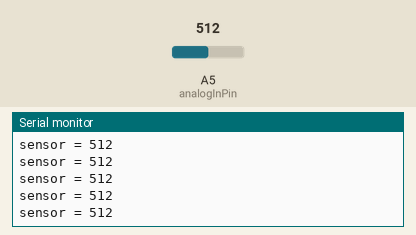
Simulated run of this sketch. Board: Arduino Uno, built with avr-gcc and run on an emulated ATmega328P. On the bench: the last lines printed to the serial monitor. Inputs (shaded band) come from the test bench; at power-on: A5 (analogInPin) = 512.

Above: at 1.2 s.
1.3 s: A5 (analogInPin) set to 716
At 1.31 s:
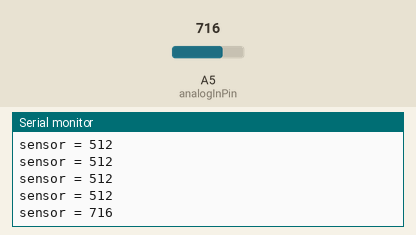
2.8 s: A5 (analogInPin) set to 900
At 2.82 s:
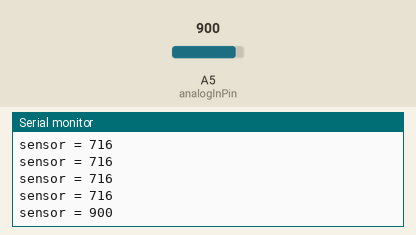
Timing chart, 0 to 5.8 s (numbered marks = the images above; inputs shaded):
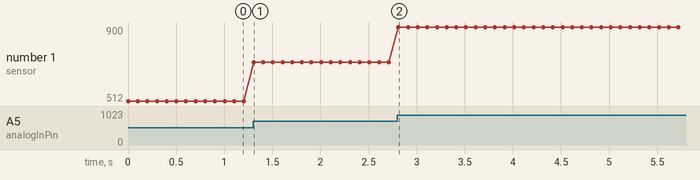

Measured:
- after the input at 1.3 s, the serial monitor: prints a new line at once (image 1)
- after the input at 2.8 s, the serial monitor: prints a new line at once (image 2)
- plotted number 1: 512 → 716 after the input at 1.3 s, 716 → 900 after the input at 2.8 s

The sketch:

Part3AnalogInandSerial.ino
```cpp
/*
8/31/2016 Lab 1
Code to test the analog ports on Arduino Uno
Reads in a value from a pot by way of a voltage divider then outputs it to the
serial monitor
*/


const int analogInPin = A5;  //Sets up the analog pin. Changed to between
                              //A0 and A5 to test all the pins
int sensorValue = 0;

void setup() {
  Serial.begin(9600); //initialize communication
}

void loop() {

   sensorValue = analogRead(analogInPin);//Reading in values from the Analog pin

  Serial.print("sensor = " );   //Printing out the value that are read in
  Serial.println(sensorValue);

  delay(100);
}
```
